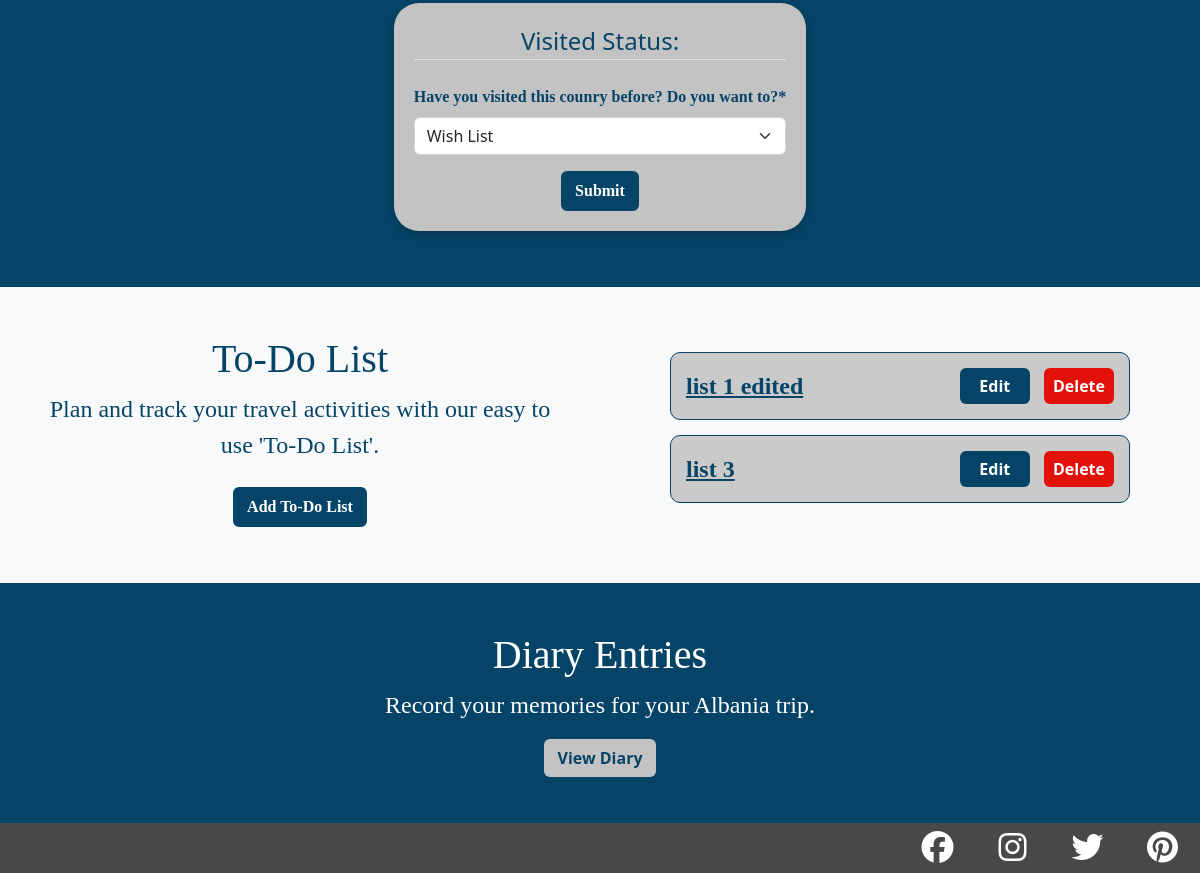
/diary/country/1 (signed in, lower part), run on an earlier commit of the app's database.
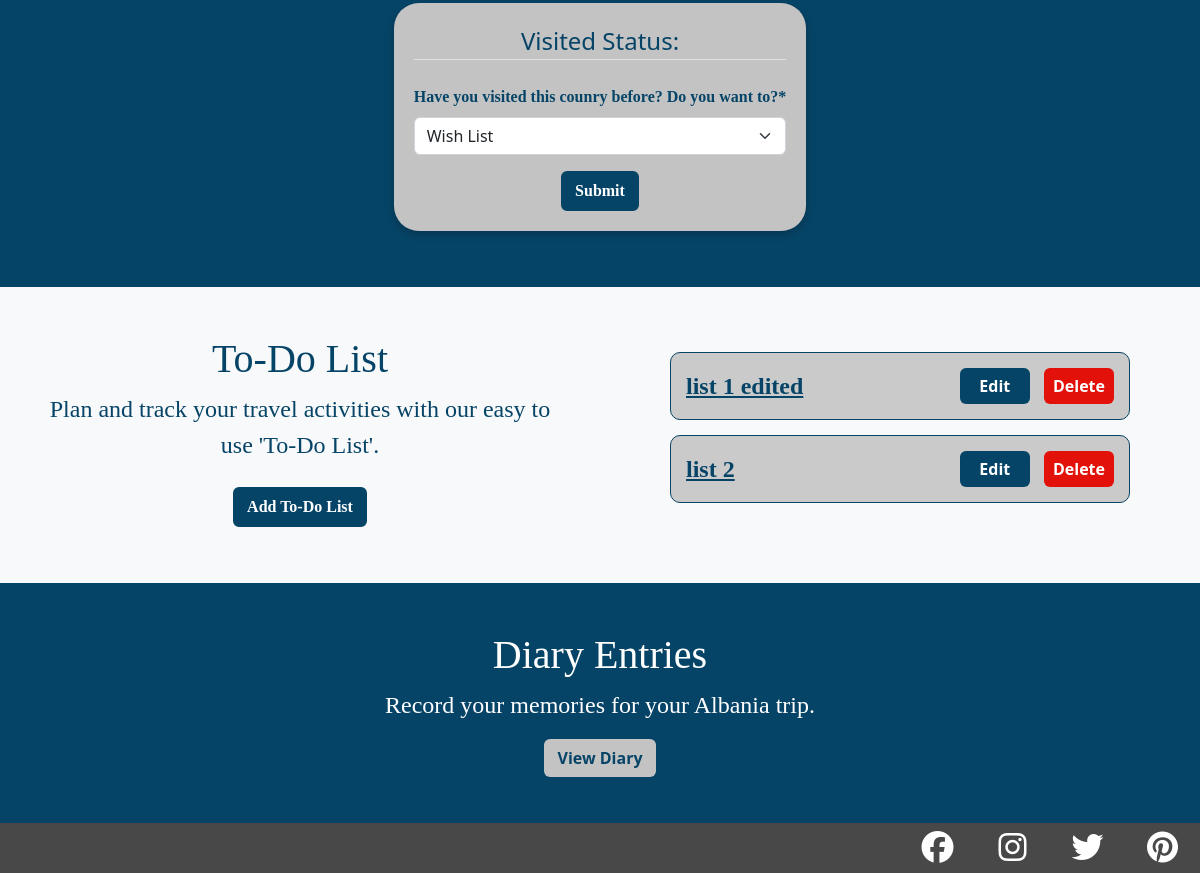
And on a later commit of the database.
### diary/models.py (models this page shows, shortened)
class Visit(models.Model):
    user = models.ForeignKey(User, on_delete=models.CASCADE,
                             related_name="users_map")
    country = models.ForeignKey(Country, on_delete=models.CASCADE,
                                related_name="country_map")
    status = models.CharField(max_length=50, default="not_visited")

class Country(models.Model):
    name = models.CharField(max_length=100, unique=True, default=None)
    country_image = models.ImageField(default=None, upload_to='media/country_pics/', blank=True)
    country_flag = models.ImageField(default=None, upload_to='media/country_maps/', blank=True)
    code = models.CharField(max_length=5, unique=True, default=None)
    capital = models.CharField(max_length=100, unique=True, default=None)
    region = models.CharField(max_length=100, default=None)
    currency = models.CharField(max_length=100, default=None)
    language = models.CharField(max_length=100, default=None)
    about = models.CharField(max_length=500, default=None)
    population = models.CharField(max_length=100, default=None)
    class Meta:
        ordering = ['name']

### to_do_list/models.py (models this page shows, shortened)
class ToDoList(models.Model):
    user = models.ForeignKey(User, on_delete=models.CASCADE)
    country = models.ForeignKey(Country, on_delete=models.CASCADE,
                                related_name="country_to_do")
    title = models.CharField(max_length=200)
    description = models.TextField(null=True, blank=True)
    complete = models.BooleanField(default=False)
    created = models.DateTimeField(auto_now_add=True)

### diary/views.py (the view, shortened to what this page needs)
# urls.py: path('country/<int:pk>',CountryView.as_view(), name="country"),
class CountryView(LoginRequiredMixin, View):
    login_url = '/login/required'
    redirect_field_name = 'redirect_to'
    def get(self, request, pk, *args, **kwargs):
        countries = Country.objects.all()
        country = get_object_or_404(countries, pk=pk)
        lists = ToDoList.objects.filter(user=request.user, country=country)
        visited = Visit.objects.filter(user_id=request.user.id)
        if visited.filter(country=country).exists():
            country_visited = visited.get(country=country)
            return render(
                    request,
                    "diary/country.html",
                    {
                        "country": country,
                        "visit_form": VisitForm(instance=country_visited),
                        'lists': lists,
                        "tab_title": "Country Info"
                    },
            )

### diary/forms.py
class VisitForm(forms.ModelForm):
    class Meta:
        model = Visit
        fields = ['status',]
    status = forms.CharField(label="Have you visited this counry before? Do you want to?", widget=forms.Select(choices=VISITED))

### diary/templates/diary/country.html (shortened to what this page needs)
{% extends "base.html" %}
{% load static %}
{% load crispy_forms_tags %}
{% block content %}
    <div class="row text-center m-0 blue-background">
        <div class="col-3 d-flex justify-content-center p-5 d-none d-lg-block">
        </div>
        <div class="col-12 col-lg-6 d-flex justify-content-center align-self-center p-5">
            <div id="visited_list_location">
                <form class="visit-form m-2 w-auto blue-font" method="POST">
                    <fieldset class="form-group text-center">
                        <legend class="border-bottom mb-4">Visited Status:</legend>
                        {{ visit_form | crispy }}
                    </fieldset>
                    <button type="submit" class="btn btn-travel">Submit</button>
                </form>
            </div>
        </div>
        <div class="col-3 d-flex justify-content-center p-5 d-none d-lg-block">
        </div>
    </div>
    <div class="row m-0 off-white-background">
        <div class="col-12 col-lg-6 d-flex justify-content-center align-self-center text-center px-5 pt-5 p-lg-5">
            <div id="to_do_list_location">
                <h4>To-Do List</h4>
                <p>Plan and track your travel activities with our easy to use 'To-Do List'.</p>
                <a class="btn btn-travel m-2" href="{% url 'add-list' country.pk %}" aria-label="add a to-do list">Add To-Do List</a>
            </div>
        </div>
        <div class="col m-lg-5 justify-content-center align-self-center">
            {% if lists %}
                <div class="list-container">
                    {% for list in lists %}
                        <div class="to-do-list-link-row">
                            <a class="to-do-list-link" href="{% url 'to-do-items' list.pk %}">{{ list.title }}</a>
                            <div class="ms-lg-auto">
                                <a class="to-do-list-buttons to-do-list-edit btn" href="{% url 'edit-list' list.pk %}" aria-label="edit the to-do list">Edit</a>
                                <a class="to-do-list-buttons to-do-list-delete btn" href="{% url 'delete-list' list.pk %}" aria-label="delete the to-do list">Delete</a>
                            </div>
                        </div>
                    {% endfor %}
                </div>
            {% else %}
                <h3 class="text-center">Currently you have no 'To-Do Lists'!</h3>
            {% endif %}
        </div>
    </div>
    <div class="row m-0 text-center blue-background">
        <div class="col-12 d-flex justify-content-center align-self-center p-5">
            <div id="diary_location" class="w-75 mb-5">
                <h4>Diary Entries</h4>
                <p>Record your memories for your {{ country.name }} trip.</p>
                <a class="btn btn-off-white-background" href="{% url 'diary-all-posts' country.pk %}" aria-label="link to diary page">View Diary</a>
            </div>
        </div>
    </div>
{% endblock content %}

### templates/base.html (shortened to what this page needs)
{% load static %}
<!DOCTYPE html>
<html lang="en">
<head>
    <link href="https://cdn.jsdelivr.net/npm/bootstrap@5.2.3/dist/css/bootstrap.min.css" rel="stylesheet">
    <link rel="stylesheet" href="https://cdn.jsdelivr.net/npm/bootstrap-icons@1.10.3/font/bootstrap-icons.css">
    <link rel="stylesheet" href="{% static 'css/main.css' %}">
</head>
<body>
    <main class="main-section">
        {% block content %}
        {% endblock %}
    </main>
    <div id="footer">
        <div class="h-100 d-flex justify-content-end">
            <div class="footer-icons"><a href="https://www.facebook.com/" target="_blank" rel="noopener"
                aria-label="Visit our Facebook page (opens in a new tab)"><i class="social-icons fa-brands fa-facebook"></i></a></div>
            <div class="footer-icons"><a href="https://www.instagram.com" target="_blank" rel="noopener"
                aria-label="Visit our Instagram page (opens in a new tab)"><i class="social-icons fa-brands fa-instagram"></i></a></div>
            <div class="footer-icons"><a href="https://www.twitter.com" target="_blank" rel="noopener"
                aria-label="Visit our Twitter page (opens in a new tab)"><i class="social-icons fa-brands fa-twitter"></i></a></div>
            <div class="footer-icons"><a href="https://www.pinterest.co.uk" target="_blank" rel="noopener"
                aria-label="Visit our Pinterest page (opens in a new tab)"><i class="social-icons fa-brands fa-pinterest"></i></a></div>
        </div>
    </div>
</body>
</html>

### static/css/main.css (style rules this page uses)
* { padding: 0; margin: 0; box-sizing: border-box; }
h1, h2, h3, h4, h5, h6 { font-family: 'Lora', serif; }
a { font-family: 'Lora', serif; }
p, .comments-txt, .form-label { font-family: 'Merriweather', serif; }
.form-label { font-weight: 700; }
@media (min-width: 768px) { h4 { font-size: 200%; } }
@media (min-width: 768px) { p, .comments-txt { font-size: 140%; } }
@media (min-width: 992px) { h4 { font-size: 250%; } }
@media (min-width: 992px) { p, .comments-txt { font-size: 150%; } }
.social-icons { font-size: xx-large; }
#footer { position: fixed; height: 50px; background-color: rgb(72, 72, 72); bottom: 0px; left: 0px; right: 0px; margin-bottom: 0px; }
.footer-icons { height: 100%; width: 75px; display: flex; justify-content: center; align-items: center; }
.social-icons { color: white; }
.btn-travel { border: 2px solid #064467; background-color: white; font-family: 'Lora', serif; font-weight: 900; color: rgb(6, 68, 103); }
.visit-form { justify-content: center; padding: 20px; background-color: #C3C3C3; border-radius: 25px; margin-bottom: 10px; width: 100%; box-shadow: rgba(0, 0, 0, 0.24) 0px 3px 8px; }
.btn-travel { background-color: rgb(6, 68, 103); color: white; }
.blue-background { background-color: rgb(6, 68, 103); color: white; }
.off-white-background { background-color: #f8f9fa; color: rgb(6, 68, 103); }
.blue-font { color: rgb(6, 68, 103); }
.btn-off-white-background { font-weight: bold; background-color: #C3C3C3; color: rgb(6, 68, 103); }
.list-container, .task-container { width: 100%; padding: 10px; }
.to-do-list-link-row { display: flex; border: 1px solid rgb(6, 68, 103); align-items: center; padding: 10px; border-radius: 10px; margin-bottom: 15px; background-color: rgb(202, 202, 202); list-style-type: none; }
.to-do-list-link { padding: 5px; font-family: 'Merriweather', serif; font-size: 150%; color: rgb(6, 68, 103); font-weight: 700; width: 50%; }
.to-do-list-buttons { padding: 5px; font-weight: 700; margin: 5px; width: 70px; }
.to-do-list-edit { background-color: rgb(6, 68, 103); color: white; }
.to-do-list-delete { background-color: #e2110a; color: white; }
select { width: 80%; }
body { background-color: rgb(6, 68, 103); color: white; }

What changed in the data, as far as the page shows it:
removed ToDoList: title "list 3"
added ToDoList: title "list 2"
